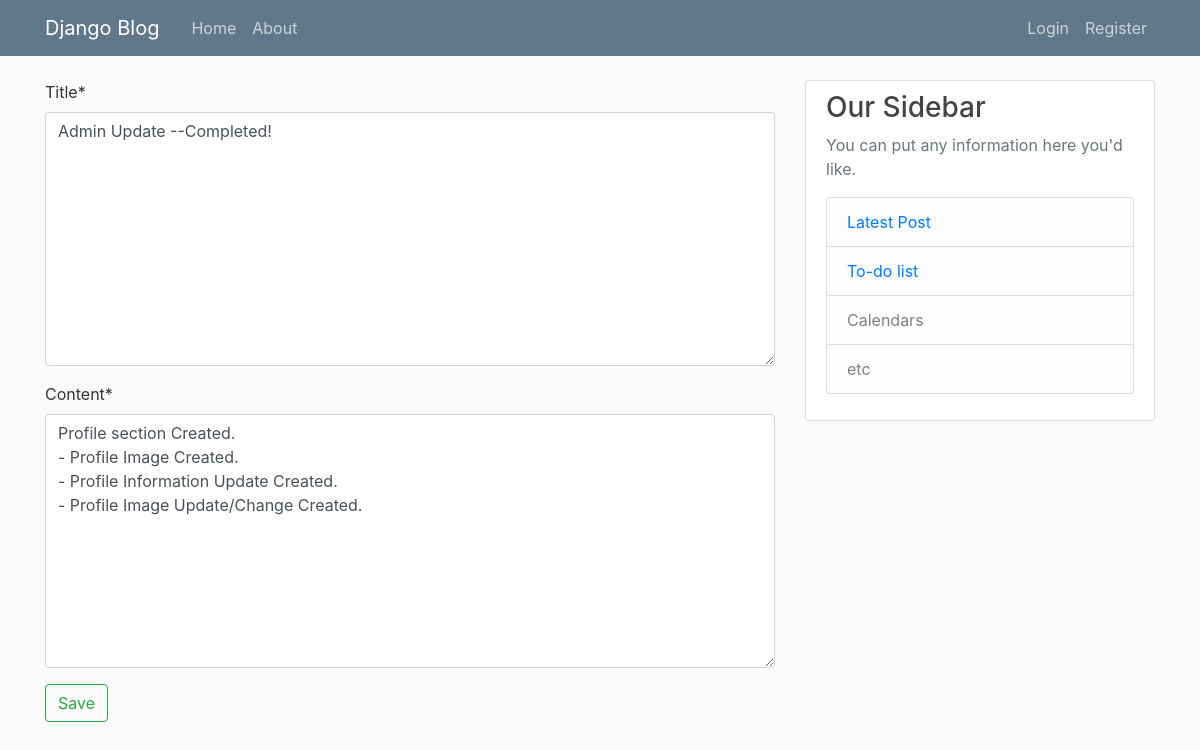
/post/edit/8, run on the app's committed database.
### blog/models.py (models this page shows, shortened)
class Post(models.Model):
    title = models.TextField(max_length=50)
    content = models.TextField(max_length=150)
    author = models.ForeignKey(User, on_delete=models.CASCADE)
    date_posted = models.DateField(default=timezone.now)

### blog/views.py (the view)
# urls.py: path("post/edit/<int:pk>", views.editPost, name="edit-post"),
def editPost(request, pk):
    post = Post.objects.get(id = pk)
    if request.method == "POST":
        form = PostForm(instance=post, data = request.POST)
        if form.is_valid():
            form.save()
            messages.success(request, f"Your blog is updated!.")
            return redirect('view-post', pk=post.id)
    form = PostForm(instance=post)
    return render(request, 'blog/post_edit.html', {'form':form})

### blog/forms.py
class PostForm(ModelForm):
    class Meta:
        model = Post
        fields = ['title', 'content']

### blog/templates/blog/post_edit.html (shortened to what this page needs)
{% extends 'main.html' %}
{% load crispy_forms_tags %}
{% block content %}
<form method="post">
    {{ form|crispy }}
    <input class="btn btn-outline-success" type="submit" value="Save">
</form>
{% endblock content %}

### static/styles/style.css (style rules this page uses)
body { background: #fafafa; color: #333333; margin-top: 5rem; }

### data on the page
Post: title "Admin Update --Completed!", content "Profile section Created. - Profile Image Created. - Profile Information Update Created. - Profile Image Update/Change Created."
